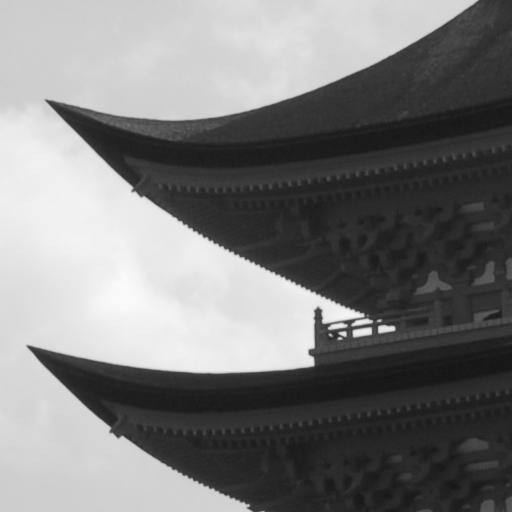
#> input picture Lab/Immagini/tetto.png, 512 x 512 px, found by its file name
$ python '14)Esercizio3.1.6.py'
#> lines starting #> are read from the running program, lines starting #| are printed output that depends on the picture
# -*- coding: utf-8 -*-

import numpy as np
import matplotlib.pyplot as plt
import skimage.io as io
import scipy.ndimage as ndi
import pathlib as path
import myLibreria as my

path_immagini = path.Path(r"C:\Users\lucia\Desktop\FilePc\Uni\Magistrale\ESM\Laboratorio\Immagini")

x = np.float64(io.imread(path_immagini/"tetto.png"))
#> x: shape (512, 512) float64; min 20, max 251, mean 123.2
plt.figure('originale'); plt.imshow(x, clim=None, cmap='gray')

V = np.array([[0,-1,0],
              [0, 1,0],
              [0, 0,0]])

H = np.array([[0, 0,0],
              [-1,1,0],
              [0, 0,0]])

D1 = np.array([[-1,0,0],
               [ 0,1,0],
               [ 0,0,0]])

D2 = np.array([[0,0,-1],
               [0,1, 0],
               [0,0, 0]])

"""calcolo derivate"""
filtro_V = ndi.correlate(x, V, mode = 'reflect')
filtro_H = ndi.correlate(x, H, mode = 'reflect')
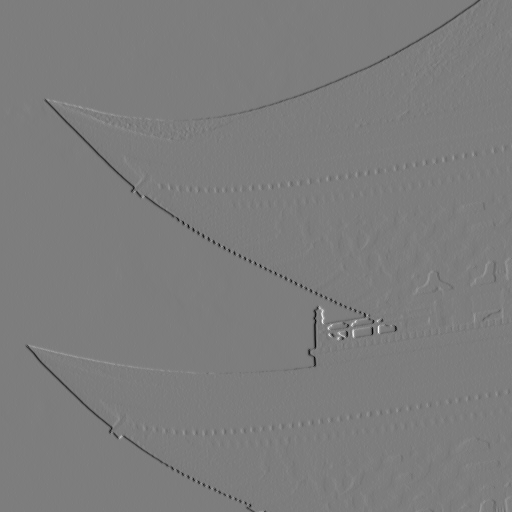
#> filtro_H: shape (512, 512) float64; min -106, max 109, mean -0.3; drawn with min black and max white
filtro_D1 = ndi.correlate(x, D1, mode = 'reflect')
filtro_D2 = ndi.correlate(x, D2, mode = 'reflect')

"""calcolo medie dei valori al quadrato"""
QV = ndi.uniform_filter((filtro_V)**2, (5,5), mode='reflect')
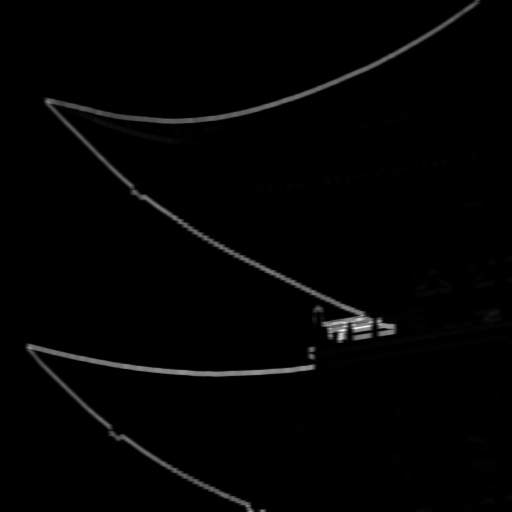
#> QV: shape (512, 512) float64; min -1.93e-13, max 3849.1, mean 51.9; drawn with min black and max white
QH = ndi.uniform_filter((filtro_H)**2, (5,5), mode='reflect')
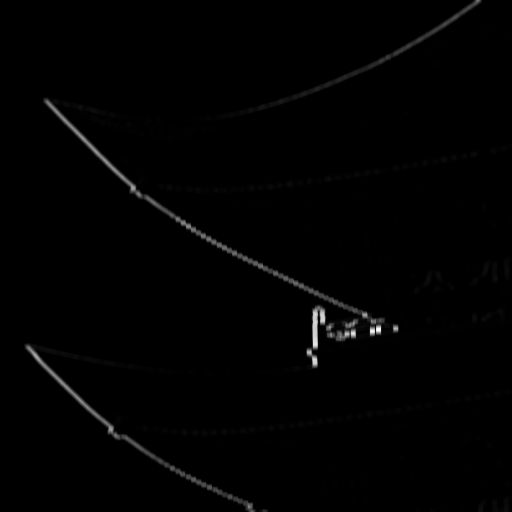
#> QH: shape (512, 512) float64; min -6.97e-14, max 2451.6, mean 21.3; drawn with min black and max white
QD1 = ndi.uniform_filter((filtro_D1)**2, (5,5), mode='reflect')
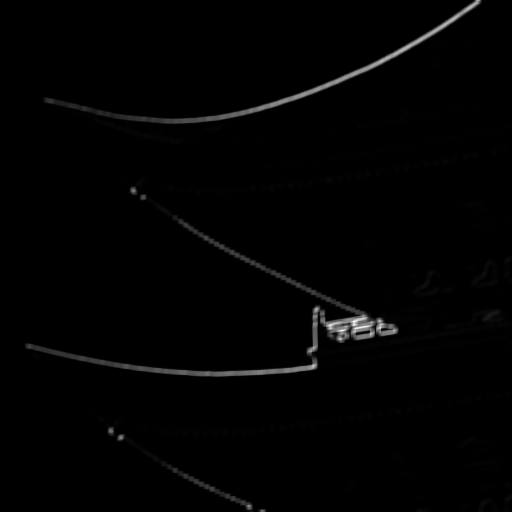
#> QD1: shape (512, 512) float64; min -3.91e-13, max 5082.2, mean 55.9; drawn with min black and max white
QD2 = ndi.uniform_filter((filtro_D2)**2, (5,5), mode='reflect')
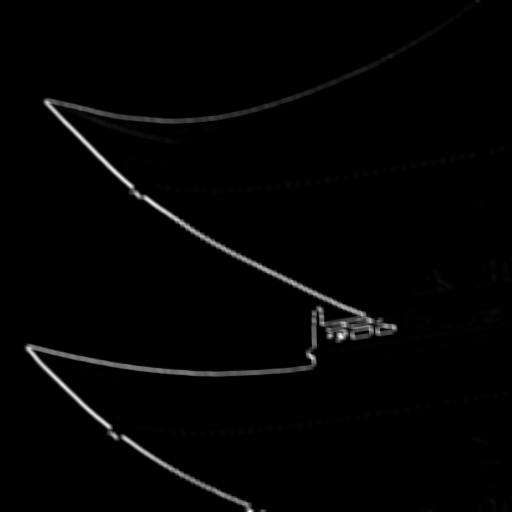
#> QD2: shape (512, 512) float64; min -6.49e-13, max 5311.6, mean 79.9; drawn with min black and max white

"""determino l'immagine con i valori minimi tra le 4"""
Qmin = np.minimum.reduce([QV, QH, QD1, QD2])

""" determino il massimo su finestre scorrevoli e creo la mappa """
MQmin = ndi.generic_filter(Qmin, np.max, (3,3), mode = 'reflect')
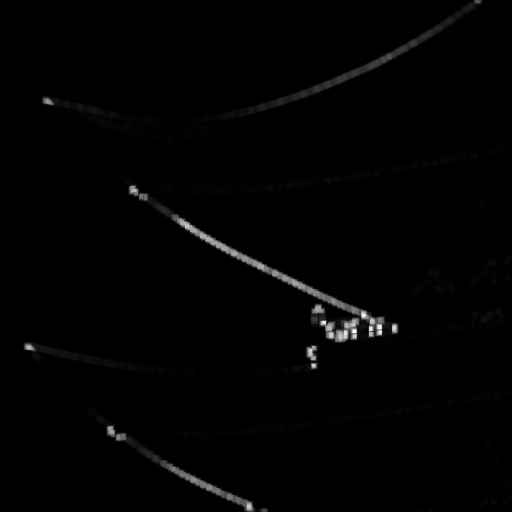
#> MQmin: shape (512, 512) float64; min -1.67e-16, max 1630.9, mean 17.8; drawn with min black and max white

#mappa = np.logical_and((MQmin > 20), MQmin == Qmin )
mappa = (MQmin > 20) & (MQmin == Qmin)
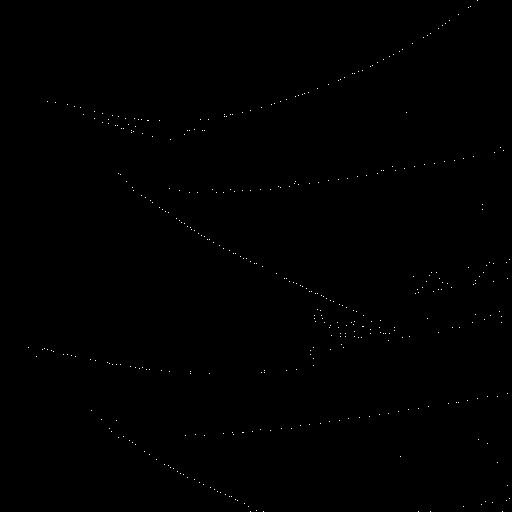
#> mappa: shape (512, 512) bool; 0.15% white in thin lines or dots
plt.figure('mappa'); plt.imshow(mappa, clim=None, cmap='gray')
